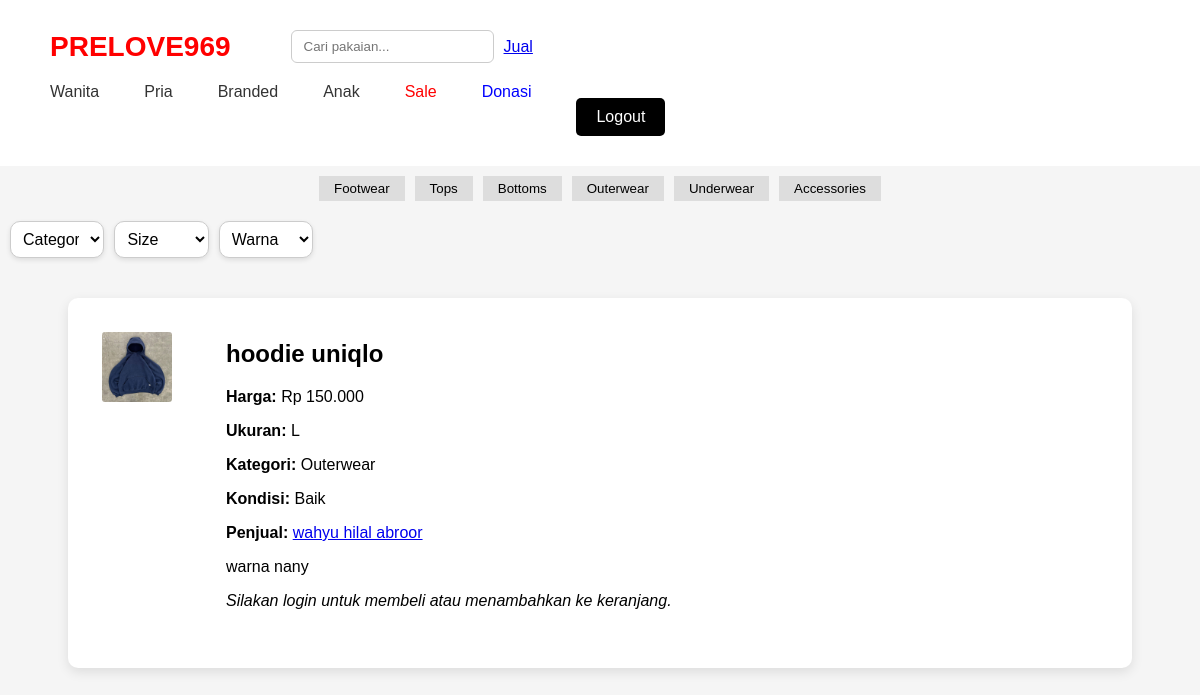
/user/detail_produk.php?id=54, run on the app's committed database.
### tables this page shows
CREATE TABLE `foto_produk` (
  `id_foto` int(5) NOT NULL,
  `id_pakaian` int(5) NOT NULL,
  `nama_file` varchar(50) NOT NULL,
  `path_foto` varchar(200) NOT NULL,
  `urutan` int(5) NOT NULL
);

CREATE TABLE `pakaian` (
  `id_pakaian` int(5) NOT NULL,
  `id_user` int(5) NOT NULL,
  `nama_pakaian` varchar(50) NOT NULL,
  `gender` enum('Pria','Wanita','Unisex') NOT NULL,
  `deskripsi` text NOT NULL,
  `harga` decimal(10,0) NOT NULL,
  `id_kategori` int(5) NOT NULL,
  `id_ukuran` int(5) NOT NULL,
  `id_kondisi` int(5) NOT NULL,
  `foto_pakaian` blob NOT NULL,
  `tgl_upload` datetime NOT NULL DEFAULT current_timestamp(),
  `status_ketersediaan` enum('Tersedia','dipesan','Terjual') NOT NULL DEFAULT 'Tersedia'
);

CREATE TABLE `ukuran_pakaian` (
  `id_ukuran` int(5) NOT NULL,
  `ukuran` varchar(50) NOT NULL,
  `tipe_ukuran` enum('pakaian','sepatu','celana','lain') NOT NULL
);

CREATE TABLE `kategori_pakaian` (
  `id_kategori` int(3) NOT NULL,
  `kategori` varchar(35) NOT NULL
);

CREATE TABLE `kondisi_pakaian` (
  `id_kondisi` int(3) NOT NULL,
  `kondisi` varchar(35) NOT NULL,
  `deskripsi` text NOT NULL
);

CREATE TABLE `user` (
  `id_user` int(5) NOT NULL,
  `username` varchar(35) NOT NULL,
  `nama` varchar(35) NOT NULL,
  `email` varchar(35) NOT NULL,
  `password` varchar(11) NOT NULL,
  `alamat` text NOT NULL,
  `no_telp` varchar(13) NOT NULL,
  `ava` blob NOT NULL,
  `tgl_daftar` datetime NOT NULL DEFAULT current_timestamp()
);

### user/detail_produk.php (the view, shortened to what this page needs)
<!DOCTYPE html>
<html lang="id">
    <?php
    include "../config.php";
    $id = $_GET['id'];
$query = "SELECT p.*, k.kategori, u.ukuran, c.kondisi, us.nama AS nama_penjual
    FROM pakaian p
    LEFT JOIN kategori_pakaian k ON p.id_kategori = k.id_kategori
    LEFT JOIN ukuran_pakaian u ON p.id_ukuran = u.id_ukuran
    LEFT JOIN kondisi_pakaian c ON p.id_kondisi = c.id_kondisi
    LEFT JOIN user us ON p.id_user = us.id_user
    WHERE p.id_pakaian = $id";
    $data = mysqli_fetch_assoc(mysqli_query($koneksi, $query));
    $fotos = mysqli_query($koneksi, "SELECT * FROM foto_produk WHERE id_pakaian = $id ORDER BY urutan ASC");
?>
<head>
    <link rel="stylesheet" href="../frontend/style1.css">
</head>
<body>
    <header>
        <div class="topbar">
            <div class="logo">PRELOVE969</div>
            <input type="text" id="search" class="search" placeholder="Cari pakaian...">
            <a href="jual_pakaian.php">Jual</a>
        </div>
        <nav class="menu">
            <div class="dropdown">
                <a href="#">Wanita</a>
             </div>
        <div class="dropdown">
            <a href="#">Pria</a>
            </div>
                <a href="#">Branded</a>
                <a href="#">Anak</a>
                <a href="#" class="sale">Sale</a>
                <a href="#" class="donate">Donasi</a>
                <a href="register.php" class="btn">Logout</a>
        </nav>
    </header>
    <section class="categories">
        <button>Footwear</button>
        <button>Tops</button>
        <button>Bottoms</button>
        <button>Outerwear</button>
        <button>Underwear</button>
        <button>Accessories</button>
    </section>
    <section class="filters">
        <select id="category-filter" class="filters-content">
            <option value="">Category</option>
        </select>
        <select id="size-filter">
            <option value="">Size</option>
        </select>
        <select id="color-filter">
            <option value="">Warna</option>
        </select>
    </section>
    <div class="detail-container">
        <div class="galeri">
            <?php
                mysqli_data_seek($fotos, 0);
                    while ($img = mysqli_fetch_assoc($fotos)) {
                        echo "<img src='{$img['path_foto']}' class='thumbnail' onclick='changeImage(this.src)'>";
                    }
            ?>
        </div>
    <div class="info-produk">
        <h2><?= $data['nama_pakaian']; ?></h2>
            <p><strong>Harga:</strong> Rp <?= number_format($data['harga'], 0, ',', '.'); ?></p>
            <p><strong>Ukuran:</strong> <?= $data['ukuran']; ?></p>
            <p><strong>Kategori:</strong> <?= $data['kategori']; ?></p>
            <p><strong>Kondisi:</strong> <?= $data['kondisi']; ?></p>
             <p><strong>Penjual:</strong>
                <a href="profil_penjual.php?id_user=<?= $data['id_user'] ?>">
                    <?= htmlspecialchars($data['nama_penjual']) ?>
                </a>
            </p>
            <p><?= nl2br($data['deskripsi']); ?></p>
        <nav>
            <?php
                if (isset($_SESSION['id_user'])): ?>
                    <br><a href="checkout.php?id_pakaian=<?= $data['id_pakaian'] ?>" class="btn">+ Beli sekarang</a>
                    <br><a href="keranjang.php?id_pakaian=<?= $data['id_pakaian'] ?>" class="btn">+ Keranjang</a><br><br>
            <?php else: ?>
                <p><em>Silakan login untuk membeli atau menambahkan ke keranjang.</em></p>
            <?php endif; ?>
</nav>
    </div>
</body>
</html>

### frontend/style1.css (style rules this page uses)
body { font-family: Arial, sans-serif; margin: 0; padding: 0; background-color: #f5f5f5; }
header { display: flex; justify-content: space-between; align-items: start; padding: 20px 30px; background: #fff; flex-direction: column; }
.topbar { display: flex; align-items: center; justify-content: space-between; gap: 10px; padding: 10px 20px; }
.logo { flex: 0 0 auto; font-size: 28px; font-weight: bold; color: red; margin-right: 50px; }
.search { flex: 1; max-width: 500px; padding: 8px 12px; border-radius: 6px; border: 1px solid #ccc; margin: 0 auto; }
.menu { display: flex; flex-wrap: wrap; gap: 15px; padding: 10px 5px; }
nav a { margin: 0 15px; text-decoration: none; color: #333; gap: 25px; }
.dropdown { position: relative; display: inline-block; }
.sale { color: red; }
.donate { color: blue; }
.btn { padding: 5px 10px; background: black; color: white; border-radius: 5px; }
.categories { display: flex; justify-content: center; gap: 10px; padding: 10px; }
.categories button { padding: 5px 15px; border: none; background: #ddd; cursor: pointer; }
.filters { display: flex; justify-content: left; gap: 10px; padding: 10px; border-radius: 10px; }
select { width: 8%; padding: 8px; border: 1px solid #ccc; border-radius: 10px; font-size: 16px; background-color: white; cursor: pointer; }
select option { padding: 10px; font-size: 16px; }
select { box-shadow: 0 2px 5px rgba(0, 0, 0, 0.1); }
.detail-container { display: flex; flex-wrap: wrap; gap: 2rem; padding: 2rem; align-items: flex-start; background-color: #fff; border-radius: 10px; box-shadow: 0 4px 12px rgba(0, 0, 0, 0.1); max-width: 1000px; margin: 30px auto; }
.galeri { display: flex; flex-direction: row; gap: 10px; flex-wrap: wrap; margin-bottom: 20px; max-width: 400px; }
.thumbnail { width: 70px; height: 70px; object-fit: cover; cursor: pointer; border-radius: 5px; border: 2px solid transparent; transition: 0.2s ease; }
.info-produk { flex: 1; padding: 10px 20px; }
.info-produk h2 { margin-top: 0; font-size: 24px; }
nav .btn { display: inline-block; margin-right: 10px; margin-top: 15px; font-size: 16px; padding: 10px 20px; }

### data on the page
foto_produk: path_foto (picture)
pakaian: nama_pakaian "hoodie uniqlo", harga "150.000", id_ukuran.ukuran "L", id_kategori.kategori "Outerwear", id_kondisi.kondisi "Baik", id_user.nama "wahyu hilal abroor", deskripsi "warna nany"
